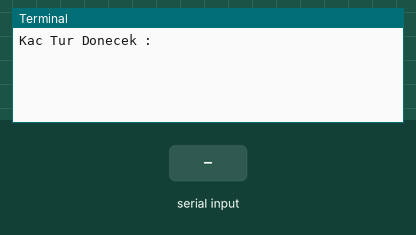
Simulated run of this program. Board: Raspberry Pi (BCM pin numbers). Parts: the last lines printed to the terminal. Inputs (shaded band) come from the test bench.

Above: at 1.2 s.
1.3 s: "0" typed at the terminal
At 1.7 s:
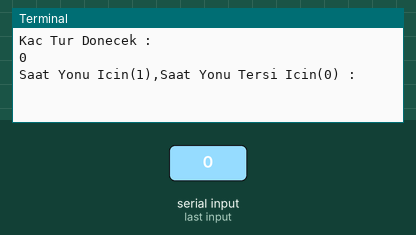
2.8 s: "5" typed at the terminal
At 4.0 s:
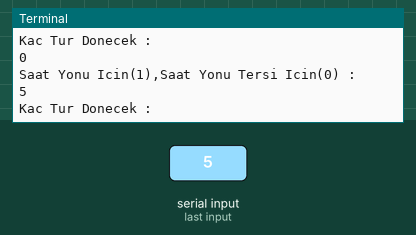

Measured:
- after the input at 1.3 s, the terminal: prints a new line at once (image 1)
- after the input at 2.8 s, the terminal: prints a new line at once (image 2)

The program:

stepMotor.py
```python
import RPi.GPIO as GPIO
import time

GPIO.setmode(GPIO.BCM)

control_pins = [4,17,23,24]

for pin in control_pins:
	GPIO.setup(pin,GPIO.OUT)
	GPIO.output(pin,0)

halfstep_seq = [
	[1,0,0,0],
	[1,1,0,0],
	[0,1,0,0],
	[0,1,1,0],
	[0,0,1,0],
	[0,0,1,1],
	[0,0,0,1],
	[1,0,0,1]
]

def setStepMotor(round,forward):
	if forward == 0:
		control_pins = [4,17,23,24]
	else :
		control_pins = [24,23,17,4]

	for i in range(round):
		for halfstep in range(8):
			for pin in range(4):
				GPIO.output(control_pins[pin],halfstep_seq[halfstep][pin])
			time.sleep(0.001)

try:
	while True:
		round=raw_input("Kac Tur Donecek : ")
		forward=raw_input("Saat Yonu Icin(1),Saat Yonu Tersi Icin(0) : ")
		setStepMotor(int(round)*512,int(forward))
except KeyboardInterrupt:
	pass

GPIO.cleanup()
```
